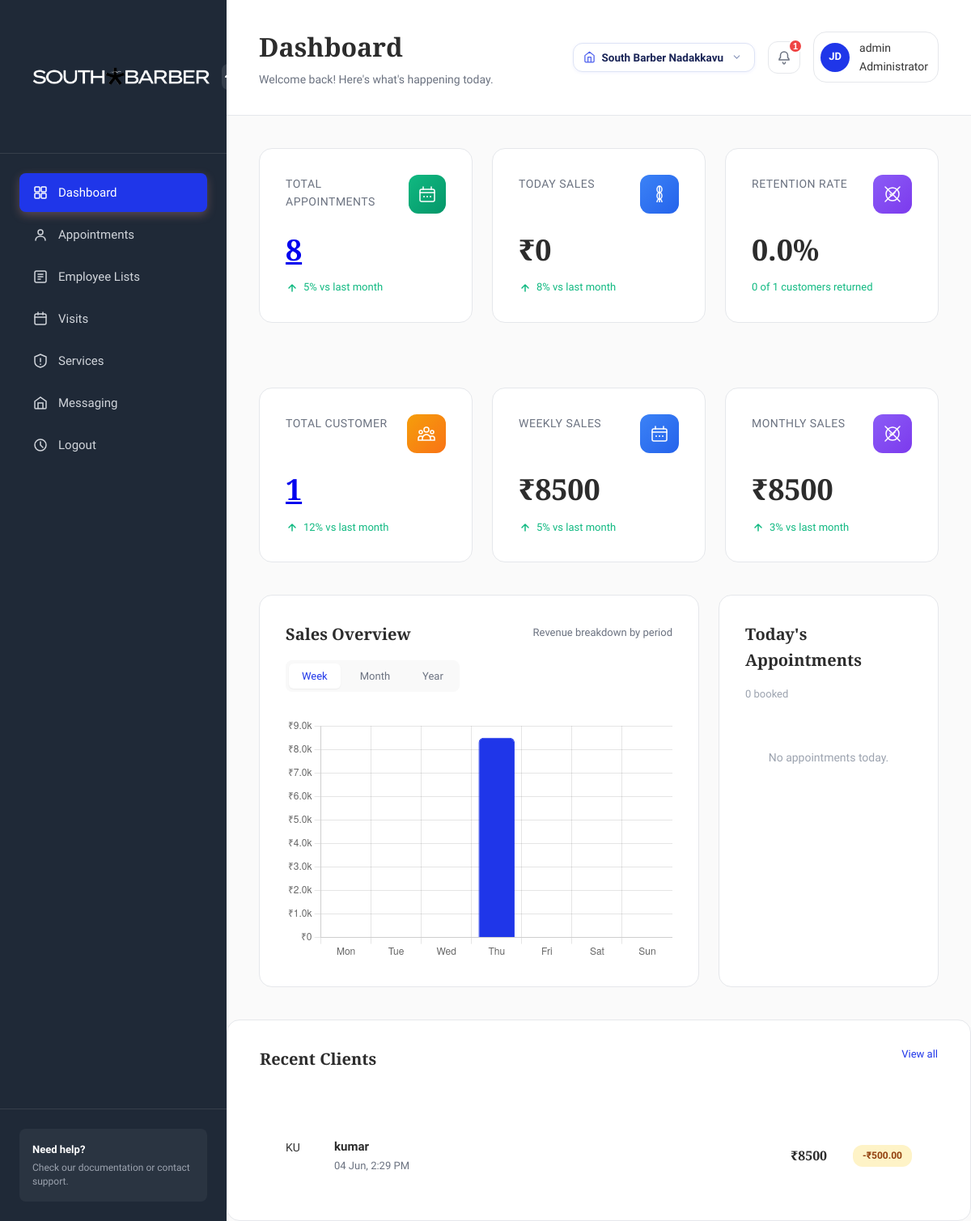
Page /adminsection/ (signed in) on the earlier database version.
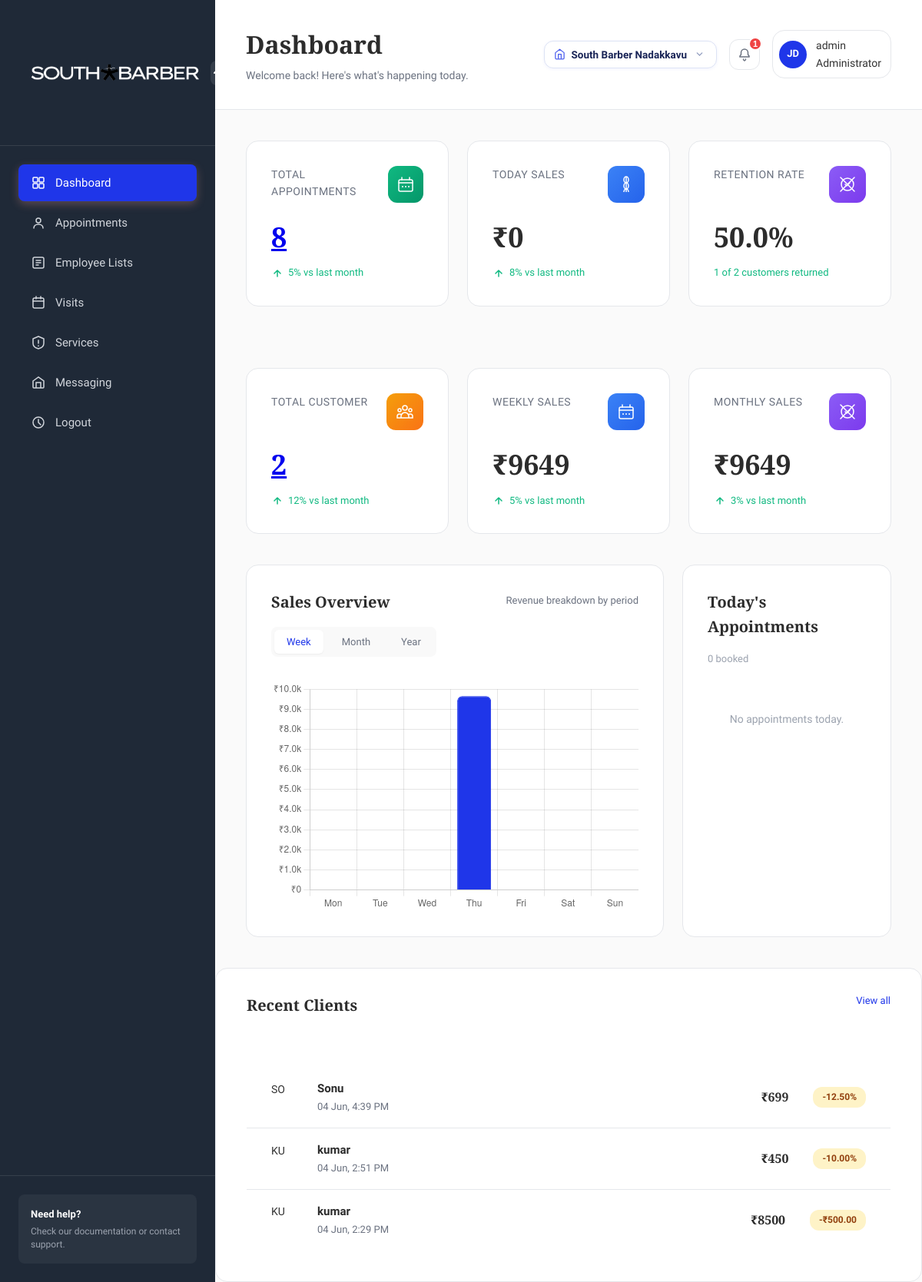
Same page on the later database version.
### adminsection/models.py (models this page shows, shortened)
class Visit(models.Model):
    DISCOUNT_TYPE_CHOICES = (
        ('PERCENT', 'Percentage (%)'),
        ('AMOUNT', 'Fixed Amount (₹)'),
    )
    Customer = models.ForeignKey(
        Customer,
        on_delete=models.CASCADE,
        related_name='visits'
    )
    Services = models.ManyToManyField(
    'Service',
    blank=True,
    related_name='visits'
    )
    Store    = models.ForeignKey(Store, on_delete=models.SET_NULL, null=True, related_name='visits')
    VisitDate = models.DateTimeField(default=timezone.now)
    BillAmount = models.DecimalField(max_digits=10, decimal_places=2)
    DiscountType = models.CharField(
        max_length=10,
        choices=DISCOUNT_TYPE_CHOICES,
        default='PERCENT'
    )
    DiscountValue = models.DecimalField(
        max_digits=10,
        decimal_places=2,
        default=0,
        help_text="Enter % value or flat ₹ amount depending on DiscountType"
    )
    Note = models.TextField(blank=True)
    class Meta:
        ordering = ['-VisitDate']
    @property
    def discount_amount(self):
        if self.DiscountType == 'PERCENT':
            return round(self.BillAmount * self.DiscountValue / 100, 2)
        return self.DiscountValue  # already a flat amount
    @property
    def final_amount(self):
        return max(self.BillAmount - self.discount_amount, 0)

class Customer(models.Model):
    PhoneID = models.UUIDField(primary_key=True, default=uuid.uuid4)
    PhoneNumber = models.CharField(max_length=15, unique=True)
    Name = models.CharField(max_length=150)
    Note = models.TextField(blank=True)
    CreateDate = models.DateTimeField(auto_now_add=True)
    UpdateDate = models.DateTimeField(auto_now=True)

### adminsection/views.py (the view)
# urls.py: path('', views.dashboard, name='dashboard'),
@staff_member_required
def dashboard(request):
    active_store, user_stores, is_owner = get_active_store(request)
    if active_store:
        all_visits = Visit.objects.filter(Store=active_store).select_related('Customer')
        all_appointments = Appointment.objects.filter(Store=active_store)
        all_customers = Customer.objects.filter(
            visits__Store=active_store
        ).distinct().prefetch_related('visits')
    else:
        all_visits = Visit.objects.none()
        all_appointments = Appointment.objects.none()
        all_customers = Customer.objects.none()
    total_appointment = all_appointments.count()
    total_service = Service.objects.all().count()
    total_employee = Employee.objects.all().count()
    total_customer = all_customers.count()
    today = timezone.now().date()
    week_start = today - timedelta(days=today.weekday())
    month_start = today.replace(day=1)
    todays_appointments = all_appointments.filter(
        AppointmentDate=today
    ).select_related('Service').order_by('AppointmentTime')
    recent_visits = all_visits.select_related('Customer').order_by('-VisitDate')[:10]
    def sales_sum(qs):
        total = Decimal('0')
        for v in qs:
            total += v.final_amount
        return float(total)
    today_visits = all_visits.filter(VisitDate__date=today)
    week_visits = all_visits.filter(VisitDate__date__gte=week_start)
    month_visits = all_visits.filter(VisitDate__date__gte=month_start)
    today_sales = sales_sum(today_visits)
    weekly_sales = sales_sum(week_visits)
    monthly_sales = sales_sum(month_visits)
    total_customers = all_customers.count()
    retained = 0
    for customer in all_customers:
        store_visits = customer.visits.filter(Store=active_store).count() if active_store else 0
        if store_visits > 1:
            retained += 1
    retention_rate = round((retained / total_customers * 100), 1) if total_customers else 0
    week_labels, week_data = [], []
    for i in range(7):
        day = week_start + timedelta(days=i)
        label = day.strftime('%a')
        day_visits = all_visits.filter(VisitDate__date=day)
        week_labels.append(label)
        week_data.append(sales_sum(day_visits))
    month_labels, month_data = [], []
    for i in range(4):
        wk_start = month_start + timedelta(weeks=i)
        wk_end = wk_start + timedelta(days=6)
        label = f"Wk {i+1}"
        wk_visits = all_visits.filter(
            VisitDate__date__gte=wk_start,
            VisitDate__date__lte=wk_end
        )
        month_labels.append(label)
        month_data.append(sales_sum(wk_visits))
    year = today.year
    year_labels, year_data = [], []
    for m in range(1, 13):
        month_visits_yr = all_visits.filter(
            VisitDate__year=year,
            VisitDate__month=m
        )
        year_labels.append(date(year, m, 1).strftime('%b'))
        year_data.append(sales_sum(month_visits_yr))
    context = {
        'active_store': active_store,
        'user_stores': user_stores,
        'is_owner': is_owner,
        'total_appointment': total_appointment,
        'total_service': total_service,
        'total_employee': total_employee,
        'total_customer': total_customer,
        'todays_appointments': todays_appointments,
        'recent_visits': recent_visits,
        'today_sales': today_sales,
        'weekly_sales': weekly_sales,
        'monthly_sales': monthly_sales,
        'retention_rate': retention_rate,
        'total_customers': total_customers,
        'retained_customers': retained,
        'week_labels': json.dumps(week_labels),
        'week_data': json.dumps(week_data),
        'month_labels': json.dumps(month_labels),
        'month_data': json.dumps(month_data),
        'year_labels': json.dumps(year_labels),
        'year_data': json.dumps(year_data),
    }
    return render(request, 'adminsection/admindashboard.html', context)

### adminsection/views.py (called while the page is built, shortened)
def get_user_stores(request):
    if request.user.is_superuser:
        return Store.objects.all(), True

def get_active_store(request):
    stores, is_owner = get_user_stores(request)
    if not stores:
        return None, stores, is_owner
    if len(stores) == 1:
        return stores[0], stores, is_owner
    store_id = request.session.get('active_store_id')
    if store_id:
        try:
            active_store = next((s for s in stores if str(s.id) == str(store_id)), stores[0])
            return active_store, stores, is_owner
        except:
            pass
    return stores[0], stores, is_owner

### templates/adminsection/admindashboard.html (shortened to what the changed rows need)
{% extends 'adminsection/base.html' %}
{% load static %}
{% block content %}
<div class="stats-grid">
    <div class="stat-card">
        <div class="stat-header">
            <h3 class="stat-title">Retention Rate</h3>
            <div class="stat-icon retention-icon">
            </div>
        </div>
        <div class="stat-value">{{ retention_rate }}%</div>
        <div class="stat-change positive">
            {{ retained_customers }} of {{ total_customers }} customers returned
        </div>
    </div>
</div>
<div class="stats-grid">
    <div class="stat-card">
        <div class="stat-value"><a href="{% url 'customerlist' %}">{{ total_customer }}</a></div>
    </div>
    <div class="stat-card">
        <div class="stat-header">
            <h3 class="stat-title">Weekly Sales</h3>
            <div class="stat-icon visits-icon">
            </div>
        </div>
        <div class="stat-value">₹{{ weekly_sales|floatformat:0 }}</div>
        <div class="stat-change positive">
            <svg width="16" height="16" viewBox="0 0 16 16">
                <path d="M8 12V4M8 4L4 8M8 4L12 8" stroke="currentColor" stroke-width="1.5" stroke-linecap="round"/>
            </svg>
            <span>5% vs last month</span>
        </div>
    </div>
    <div class="stat-card">
        <div class="stat-header">
            <h3 class="stat-title">Monthly Sales</h3>
            <div class="stat-icon retention-icon">
            </div>
        </div>
        <div class="stat-value">₹{{ monthly_sales|floatformat:0 }}</div>
        <div class="stat-change positive">
            <svg width="16" height="16" viewBox="0 0 16 16">
                <path d="M8 12V4M8 4L4 8M8 4L12 8" stroke="currentColor" stroke-width="1.5" stroke-linecap="round"/>
            </svg>
            <span>3% vs last month</span>
        </div>
    </div>
</div>
<div class="content-grid">
    <div class="chart-section">
        <div class="section-header">
            <h2 class="section-title">Sales Overview</h2>
        </div>
        <div class="chart-container">
            <canvas id="salesChart"
                    role="img"
                    aria-label="Bar chart showing sales revenue for the selected period">
            </canvas>
        </div>
    </div>
    <div class="appointments-section">
        <div class="section-header">
            <h2 class="section-title">Today's Appointments</h2>
        </div>
    </div>
</div>
<div class="recent-section">
    <div class="section-header">
        <h2 class="section-title">Recent Clients</h2>
    </div>
    <div class="clients-list">
        {% for visit in recent_visits %}
        <div class="client-item">
            <div class="client-avatar">
                {{ visit.Customer.Name|slice:":2"|upper }}
            </div>
            <div class="client-info">
                <h4>{{ visit.Customer.Name }}</h4>
                <p>{{ visit.VisitDate|date:"d M, g:i A" }}</p>
            </div>
            <div class="client-amount">₹{{ visit.final_amount|floatformat:0 }}</div>
            {% if visit.DiscountValue > 0 %}
                <span class="status-badge pending">
                    -{% if visit.DiscountType == 'PERCENT' %}{{ visit.DiscountValue }}%{% else %}₹{{ visit.DiscountValue }}{% endif %}
                </span>
            {% else %}
                <span class="status-badge completed">No discount</span>
            {% endif %}
        </div>
        {% empty %}
        <p style="color:var(--text-muted,#888);font-size:14px;padding:1rem 0;">
            No visits recorded yet.
        </p>
        {% endfor %}
    </div>
</div>
<script>
    const chartData = {
        week:  { labels: {{ week_labels|safe }},  data: {{ week_data|safe }} },
        month: { labels: {{ month_labels|safe }}, data: {{ month_data|safe }} },
        year:  { labels: {{ year_labels|safe }},  data: {{ year_data|safe }} },
    };
    const salesChart = new Chart(document.getElementById('salesChart'), {
        type: 'bar',
        data: {
            labels: chartData.week.labels,
            datasets: [{
                label: 'Sales (₹)',
                data: chartData.week.data,
                backgroundColor: '#1f36e9',
                borderColor: '#1f36e9',
                borderWidth: 1,
                borderRadius: 6,
            }]
        },
        options: {
            responsive: true,
            maintainAspectRatio: false,
            plugins: {
                legend: { display: false },
                tooltip: {
                    callbacks: {
                        label: c => '₹' + c.parsed.y.toLocaleString('en-IN')
                    }
                }
            },
            scales: {
                y: {
                    beginAtZero: true,
                    ticks: {
                        callback: v => '₹' + (v >= 1000 ? (v/1000).toFixed(1)+'k' : v)
                    }
                },
                x: { ticks: { autoSkip: false } }
            }
        }
    });
    function switchTab(btn, period) {
        document.querySelectorAll('.chart-tab').forEach(b => b.classList.remove('active'));
        btn.classList.add('active');
        salesChart.data.labels = chartData[period].labels;
        salesChart.data.datasets[0].data = chartData[period].data;
        salesChart.update('active');
    }
</script>
{% endblock %}

Differences in the rows shown:
added Visit: Customer.Name "SO", Customer.Name "Sonu", VisitDate "04 Jun, 4:39 PM", final_amount "699", DiscountValue "12.50"
added Visit: Customer.Name "KU", Customer.Name "kumar", VisitDate "04 Jun, 2:51 PM", final_amount "450", DiscountValue "10.00"
Other differences:
{{ retention_rate }}: "0.0" → "50.0"
{{ retained_customers }}: "0" → "1"
{{ total_customers }}: "1" → "2"
{{ total_customer }}: "1" → "2"
{{ weekly_sales|floatformat:0 }}: "8500" → "9649"
{{ monthly_sales|floatformat:0 }}: "8500" → "9649"
chart data {{ week_data|safe }}: [0.0, 0.0, 0.0, 8500.0, 0.0, 0.0, 0.0] → [0.0, 0.0, 0.0, 9649.12, 0.0, 0.0, 0.0]
